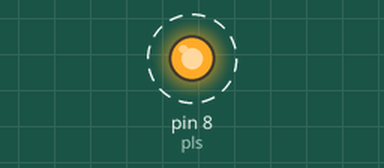
A sketch run on a simulated Arduino Uno, built with avr-gcc and run on an emulated ATmega328P. Parts: output pins drawn as LEDs (lit = HIGH). Dashed ring = blinking.

Above: at 0.2 s.
Timing chart, 0 to 4.6 s (numbered marks = the images above):
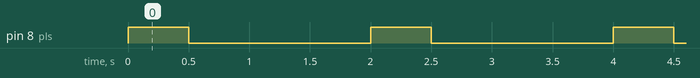

Measured:
- by itself, pin 8 (pls): alternates HIGH for 0.50 s and LOW for 1.5 s

The sketch:

embeded1.ino
```cpp
#define pls 8
void setup() {
  // put your setup code here, to run once:
pinMode(pls,OUTPUT);
}

void loop() {
  // put your main code here, to run repeatedly:
digitalWrite(pls,HIGH);
delay(500);
digitalWrite(pls,LOW);
delay(1500);

}
```
